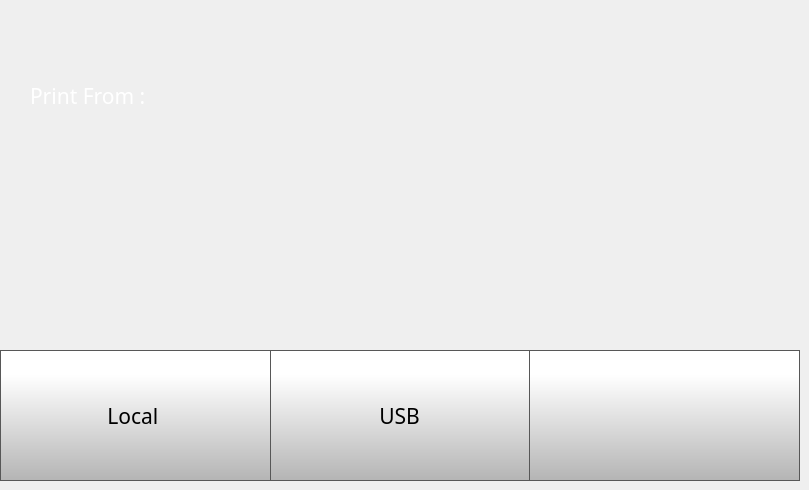
    <widget class="QWidget" name="printLocationPage">
     <widget class="QPushButton" name="fromUsbButton">
      <property name="geometry">
       <rect>
        <x>267</x>
        <y>350</y>
        <width>265</width>
        <height>131</height>
       </rect>
      </property>
      <property name="font">
       <font>
        <family>Gotham</family>
        <pointsize>16</pointsize>
       </font>
      </property>
      <property name="styleSheet">
       <string notr="true">QPushButton {
     border: 1px solid rgb(87, 87, 87);
	background-color: qlineargradient(spread:pad, x1:0, y1:1, x2:0, y2:0.188, stop:0 rgba(180, 180, 180, 255), stop:1 rgba(255, 255, 255, 255));



}

QPushButton:pressed {
    background-color: qlineargradient(x1: 0, y1: 0, x2: 0, y2: 1,
                                      stop: 0 #dadbde, stop: 1 #f6f7fa);
}

QPushButton:flat {
    border: none; /* no border for a flat push button */
}

QPushButton:default {
    border-color: navy; /* make the default button prominent */
}</string>
      </property>
      <property name="text">
       <string>USB</string>
      </property>
      <property name="icon">
       <iconset>
        <normaloff>templates/img/usb.png</normaloff>templates/img/usb.png</iconset>
      </property>
      <property name="iconSize">
       <size>
        <width>70</width>
        <height>70</height>
       </size>
      </property>
     </widget>
     <widget class="QLabel" name="printFromLabel">
      <property name="geometry">
       <rect>
        <x>30</x>
        <y>80</y>
        <width>231</width>
        <height>31</height>
       </rect>
      </property>
      <property name="font">
       <font>
        <family>Gotham</family>
        <pointsize>16</pointsize>
        <bold>false</bold>
       </font>
      </property>
      <property name="styleSheet">
       <string notr="true">color: rgb(255, 255, 255);</string>
      </property>
      <property name="text">
       <string>Print From :</string>
      </property>
     </widget>
     <widget class="QPushButton" name="printLocationScreenBackButton">
      <property name="geometry">
       <rect>
        <x>529</x>
        <y>350</y>
        <width>271</width>
        <height>131</height>
       </rect>
      </property>
      <property name="minimumSize">
       <size>
        <width>0</width>
        <height>0</height>
       </size>
      </property>
      <property name="font">
       <font>
        <family>Gotham Light</family>
        <pointsize>16</pointsize>
       </font>
      </property>
      <property name="styleSheet">
       <string notr="true">QPushButton {
     border: 1px solid rgb(87, 87, 87);
	background-color: qlineargradient(spread:pad, x1:0, y1:1, x2:0, y2:0.188, stop:0 rgba(180, 180, 180, 255), stop:1 rgba(255, 255, 255, 255));


}

QPushButton:pressed {
    background-color: qlineargradient(x1: 0, y1: 0, x2: 0, y2: 1,
                                      stop: 0 #dadbde, stop: 1 #f6f7fa);
}

QPushButton:flat {
    border: none; /* no border for a flat push button */
}

QPushButton:default {
    border-color: navy; /* make the default button prominent */
}</string>
      </property>
      <property name="text">
       <string/>
      </property>
      <property name="icon">
       <iconset>
        <normaloff>templates/img/arrows-4.png</normaloff>templates/img/arrows-4.png</iconset>
      </property>
      <property name="iconSize">
       <size>
        <width>70</width>
        <height>70</height>
       </size>
      </property>
      <property name="checkable">
       <bool>false</bool>
      </property>
      <property name="autoDefault">
       <bool>false</bool>
      </property>
      <property name="default">
       <bool>false</bool>
      </property>
      <property name="flat">
       <bool>false</bool>
      </property>
     </widget>
     <widget class="QPushButton" name="fromLocalButton">
      <property name="geometry">
       <rect>
        <x>0</x>
        <y>350</y>
        <width>271</width>
        <height>131</height>
       </rect>
      </property>
      <property name="font">
       <font>
        <family>Gotham</family>
        <pointsize>16</pointsize>
       </font>
      </property>
      <property name="styleSheet">
       <string notr="true">QPushButton {
     border: 1px solid rgb(87, 87, 87);
	background-color: qlineargradient(spread:pad, x1:0, y1:1, x2:0, y2:0.188, stop:0 rgba(180, 180, 180, 255), stop:1 rgba(255, 255, 255, 255));



}

QPushButton:pressed {
    background-color: qlineargradient(x1: 0, y1: 0, x2: 0, y2: 1,
                                      stop: 0 #dadbde, stop: 1 #f6f7fa);
}

QPushButton:flat {
    border: none; /* no border for a flat push button */
}

QPushButton:default {
    border-color: navy; /* make the default button prominent */
}</string>
      </property>
      <property name="text">
       <string>Local </string>
      </property>
      <property name="icon">
       <iconset>
        <normaloff>templates/img/folder.png</normaloff>templates/img/folder.png</iconset>
      </property>
      <property name="iconSize">
       <size>
        <width>70</width>
        <height>70</height>
       </size>
      </property>
     </widget>
    </widget>
